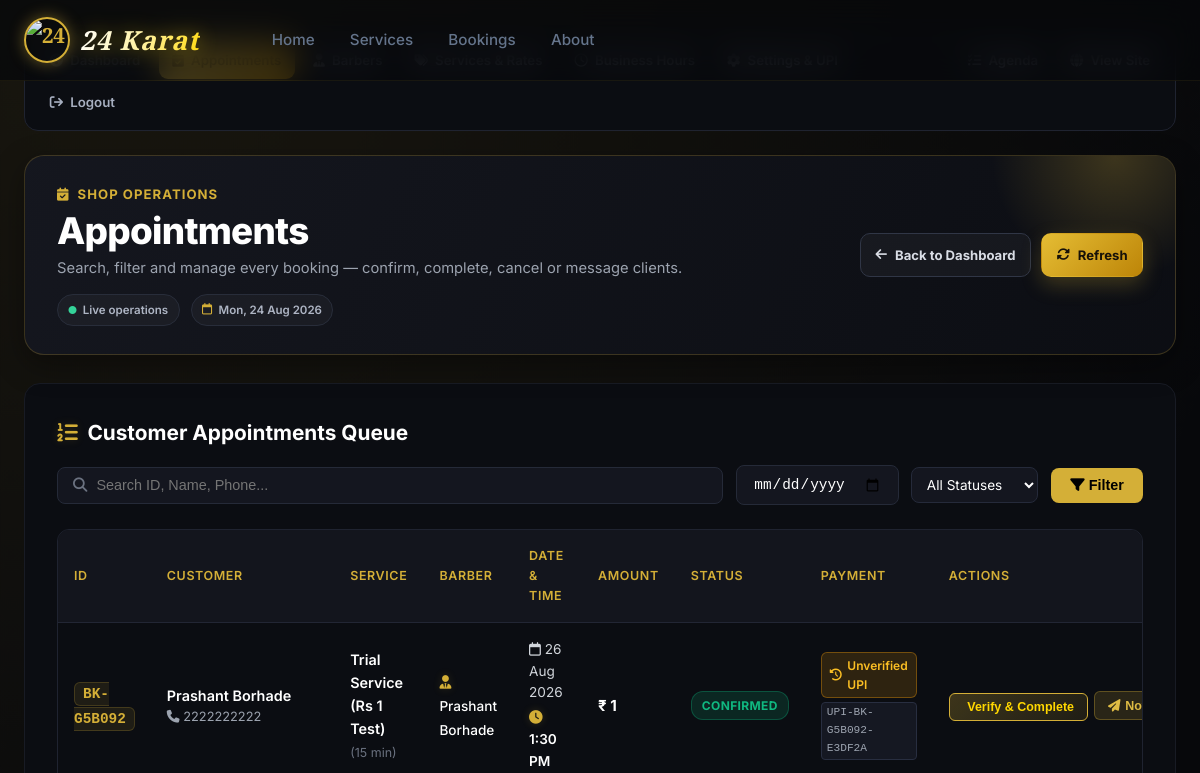
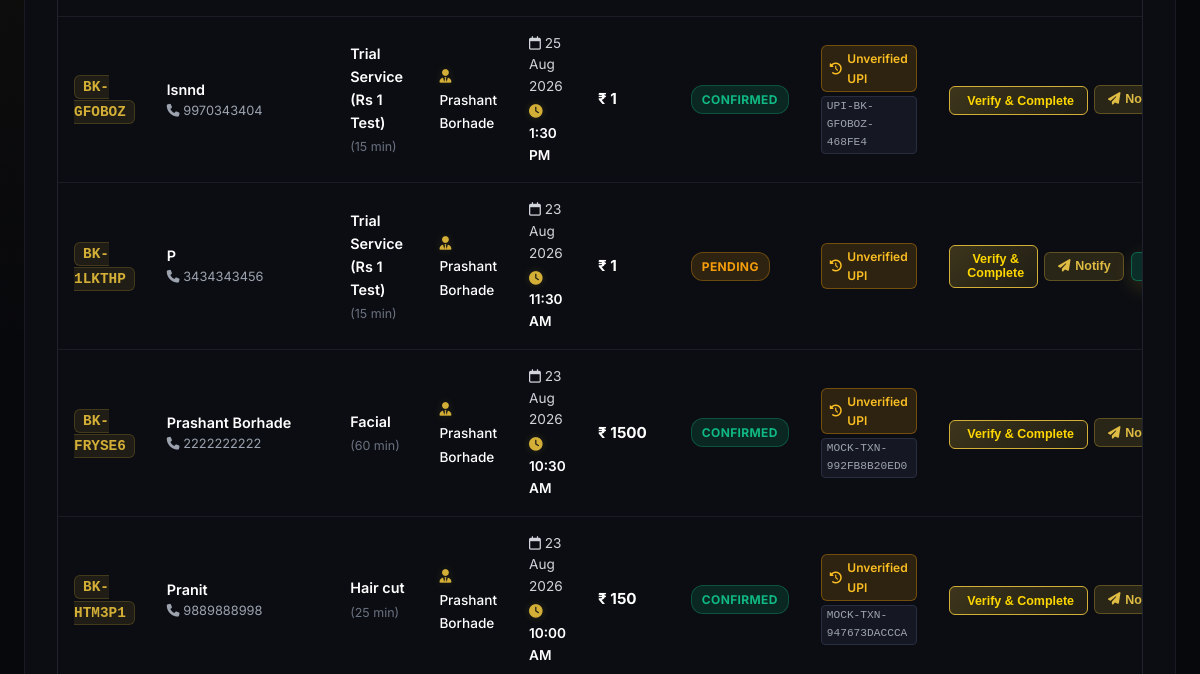
The app's page /dashboard/appointments/ (signed in, upper part), older data (2 pictures, top to bottom).
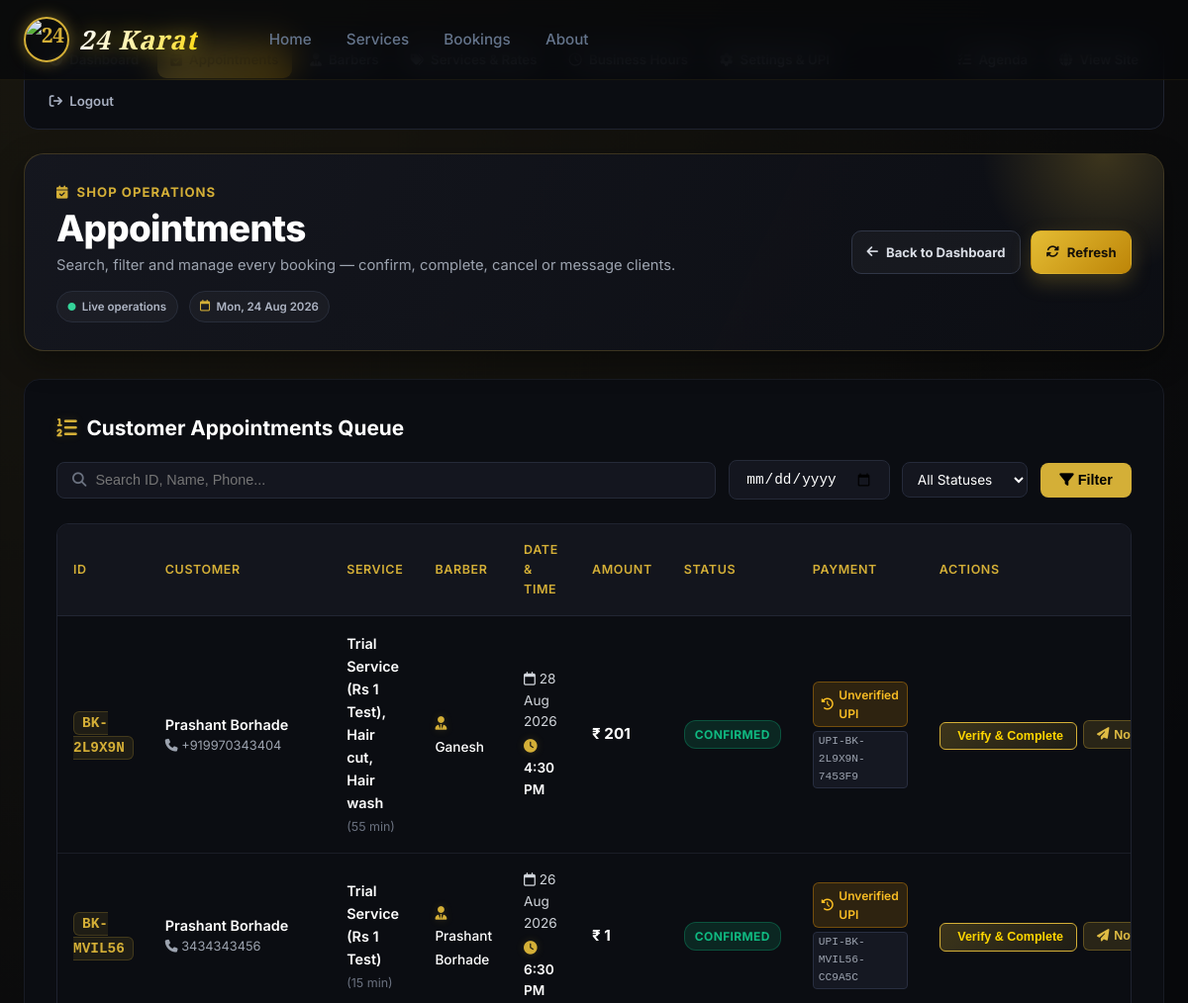
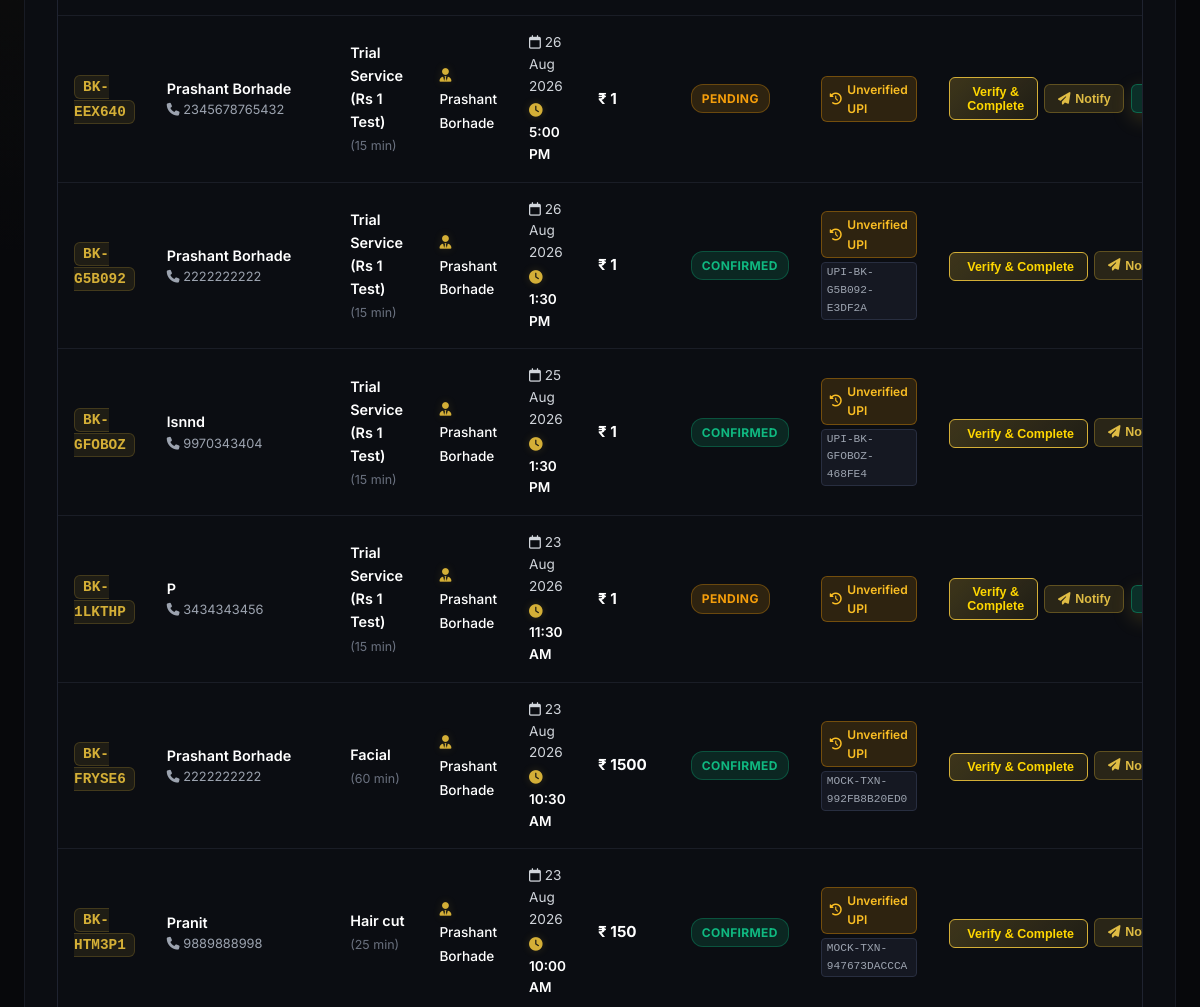
The same page, newer data (2 pictures, top to bottom).
### booking/models.py (models this page shows, shortened)
class Booking(models.Model):
    STATUS_PENDING = 'PENDING'
    STATUS_CONFIRMED = 'CONFIRMED'
    STATUS_COMPLETED = 'COMPLETED'
    STATUS_CANCELLED = 'CANCELLED'
    STATUS_CHOICES = [
        (STATUS_PENDING, 'Pending'),
        (STATUS_CONFIRMED, 'Confirmed'),
        (STATUS_COMPLETED, 'Completed'),
        (STATUS_CANCELLED, 'Cancelled'),
    ]
    booking_id = models.CharField(max_length=20, unique=True, editable=False)
    user = models.ForeignKey(User, on_delete=models.SET_NULL, null=True, blank=True, related_name='bookings')
    service = models.ForeignKey(Service, on_delete=models.PROTECT, related_name='bookings', help_text="Primary service")
    services = models.ManyToManyField(Service, blank=True, related_name='multi_bookings', help_text="All selected services")
    barber = models.ForeignKey(Barber, on_delete=models.SET_NULL, null=True, blank=True, related_name='bookings')
    booking_date = models.DateField()
    booking_time = models.TimeField()
    customer_name = models.CharField(max_length=100)
    customer_phone = models.CharField(max_length=20)
    customer_email = models.EmailField()
    special_request = models.TextField(blank=True)
    amount = models.DecimalField(max_digits=8, decimal_places=2)
    status = models.CharField(max_length=20, choices=STATUS_CHOICES, default=STATUS_PENDING)
    created_at = models.DateTimeField(auto_now_add=True)
    updated_at = models.DateTimeField(auto_now=True)
    class Meta:
        ordering = ['-created_at']
        indexes = [
            models.Index(fields=['booking_date', 'booking_time']),
            models.Index(fields=['user', 'status']),
            models.Index(fields=['booking_id']),
        ]
    @property
    def service_names_display(self):
        if self.pk:
            all_s = list(self.services.all())
            if all_s:
                return ", ".join(s.name for s in all_s)
        return self.service.name if self.service else "Custom Service"
    @property
    def total_duration_minutes(self):
        if self.pk:
            total = sum(s.duration for s in self.services.all())
            if total > 0:
                return total
        return self.service.duration if self.service else 30

class Service(models.Model):
    CATEGORY_CHOICES = [
        ('MALE', 'Male Services'),
        ('FEMALE', 'Female Services'),
    ]
    name = models.CharField(max_length=100)
    category = models.CharField(max_length=20, choices=CATEGORY_CHOICES, default='MALE')
    description = models.TextField()
    price = models.DecimalField(max_digits=8, decimal_places=2)
    duration = models.PositiveIntegerField(help_text="Duration in minutes")
    image = models.ImageField(upload_to='services/', null=True, blank=True)
    icon = models.CharField(
        max_length=50,
        default='scissors',
        help_text="Font Awesome icon name (e.g. scissors, star, spa)"
    )
    is_active = models.BooleanField(default=True)
    sort_order = models.PositiveIntegerField(default=0)
    created_at = models.DateTimeField(auto_now_add=True)
    class Meta:
        ordering = ['sort_order', 'price']
        verbose_name = 'Service'
        verbose_name_plural = 'Services'

class Barber(models.Model):
    name = models.CharField(max_length=100)
    title = models.CharField(max_length=100, default='Master Barber')
    bio = models.TextField(blank=True, default='Expert in precision cuts, fades, and traditional hot towel grooming.')
    photo = models.ImageField(upload_to='barbers/', null=True, blank=True)
    avatar_icon = models.CharField(
        max_length=50,
        default='user-tie',
        help_text="Font Awesome icon name (e.g. user-tie, user-ninja, user-doctor, crown)"
    )
    specialties = models.CharField(max_length=200, default='Skin Fade, Beard Styling, Hair Design')
    rating = models.DecimalField(max_digits=3, decimal_places=1, default=4.9)
    experience_years = models.PositiveIntegerField(default=5)
    is_active = models.BooleanField(default=True)
    user = models.OneToOneField(
        User, on_delete=models.SET_NULL, null=True, blank=True,
        related_name='barber_profile',
        help_text="Optional shop account that signs this barber into their personal dashboard."
    )
    created_at = models.DateTimeField(auto_now_add=True)
    class Meta:
        ordering = ['name']
        verbose_name = 'Barber'
        verbose_name_plural = 'Barbers'

class Payment(models.Model):
    STATUS_PENDING = 'PENDING'
    STATUS_PAID = 'PAID'
    STATUS_FAILED = 'FAILED'
    STATUS_REFUNDED = 'REFUNDED'
    STATUS_CHOICES = [
        (STATUS_PENDING, 'Pending'),
        (STATUS_PAID, 'Paid'),
        (STATUS_FAILED, 'Failed'),
        (STATUS_REFUNDED, 'Refunded'),
    ]
    booking = models.OneToOneField(Booking, on_delete=models.CASCADE, related_name='payment')
    amount = models.DecimalField(max_digits=8, decimal_places=2)
    transaction_id = models.CharField(max_length=100, unique=True, null=True, blank=True)
    payment_method = models.CharField(max_length=50, default='UPI')
    status = models.CharField(max_length=20, choices=STATUS_CHOICES, default=STATUS_PENDING)
    is_verified_by_barber = models.BooleanField(default=False)
    verified_at = models.DateTimeField(null=True, blank=True)
    verified_by = models.ForeignKey(User, on_delete=models.SET_NULL, null=True, blank=True, related_name='verified_payments')
    created_at = models.DateTimeField(auto_now_add=True)
    updated_at = models.DateTimeField(auto_now=True)
    class Meta:
        verbose_name = 'Payment'
        verbose_name_plural = 'Payments'

### booking/views.py (the view, shortened to what this page needs)
# urls.py: path('dashboard/appointments/', views.admin_appointments, name='admin_appointments'),
@barber_staff_required
def admin_appointments(request):
    today = timezone.localdate()
    status_filter = request.GET.get('status', 'ALL')
    search_q = request.GET.get('q', '').strip()
    date_filter = request.GET.get('date', '').strip()
    qs = Booking.objects.select_related('service', 'barber', 'payment').order_by('-booking_date', '-booking_time')
    if status_filter == 'TODAY':
        qs = qs.filter(booking_date=today)
    elif status_filter in [Booking.STATUS_PENDING, Booking.STATUS_CONFIRMED, Booking.STATUS_COMPLETED, Booking.STATUS_CANCELLED]:
        qs = qs.filter(status=status_filter)
    if date_filter:
        try:
            parsed_d = date.fromisoformat(date_filter)
            qs = qs.filter(booking_date=parsed_d)
        except ValueError:
            pass
    context = {
        'active_nav': 'appointments',
        'bookings': qs[:100],
        'status_filter': status_filter,
        'search_q': search_q,
        'date_filter': date_filter,
        'today': today,
    }
    return render(request, 'admin_appointments.html', context)

### booking/views.py (called while the page is built)
def barber_staff_required(view_func):
    @wraps(view_func)
    def _wrapped(request, *args, **kwargs):
        if not request.user.is_authenticated:
            return redirect_to_login(request.get_full_path())
        if not request.user.is_staff:
            raise PermissionDenied
        return view_func(request, *args, **kwargs)
    return _wrapped

### templates/admin_appointments.html (shortened to what the changed rows need)
{% extends 'base.html' %}
{% load static %}
{% block body_class %}barber-dashboard-page{% endblock %}
{% block content %}
<div class="admin-dashboard-wrapper">
  <div class="container">
    <div class="dashboard-header" data-animate="fade-up">
      <div>
        <h1 class="dashboard-title">Appointments</h1>
      </div>
    </div>
    <div class="dashboard-section" data-animate="fade-up" data-delay="200">
      <div class="appointments-header">
        <div class="section-title-wrap" style="margin-bottom: 0;">
          <h2><i class="fa-solid fa-list-ol text-gold"></i> Customer Appointments Queue</h2>
        </div>
      </div>
      <div class="table-responsive">
        <table class="admin-table">
          <thead>
            <tr>
              <th>ID</th>
              <th>Customer</th>
              <th>Service</th>
              <th>Barber</th>
              <th>Date & Time</th>
              <th>Amount</th>
              <th>Status</th>
              <th>Payment</th>
              <th>Actions</th>
            </tr>
          </thead>
          <tbody>
            {% for booking in bookings %}
            <tr>
              <td><span class="booking-id-tag">{{ booking.booking_id }}</span></td>
              <td>
                <div class="customer-info-box">
                  <span class="cust-name">{{ booking.customer_name }}</span>
                  <span class="cust-phone"><i class="fa-solid fa-phone"></i> {{ booking.customer_phone }}</span>
                </div>
              </td>
              <td>
                <span class="service-name-tag">{{ booking.service_names_display }}</span>
                <span class="service-dur">({{ booking.total_duration_minutes }} min)</span>
              </td>
              <td>
                {% if booking.barber %}
                  <span class="barber-assigned-tag"><i class="fa-solid fa-user-tie text-gold"></i> {{ booking.barber.name }}</span>
                {% else %}
                  <span class="barber-any-tag">Any Available</span>
                {% endif %}
              </td>
              <td>
                <div class="date-time-box">
                  <span class="b-date"><i class="fa-regular fa-calendar"></i> {{ booking.booking_date|date:"d M Y" }}</span>
                  <span class="b-time"><i class="fa-regular fa-clock text-gold"></i> {{ booking.booking_time|time:"g:i A" }}</span>
                </div>
              </td>
              <td><span class="amount-tag">₹ {{ booking.amount|floatformat:0 }}</span></td>
              <td><span class="status-badge status-{{ booking.status|lower }}">{{ booking.get_status_display }}</span></td>
              <td>
                {% if booking.payment.is_verified_by_barber %}
                  <span class="payment-badge pay-verified"><i class="fa-solid fa-circle-check"></i> Verified in Salon</span>
                {% elif booking.payment %}
                  <div class="pay-unverified-box">
                    <span class="payment-badge pay-unverified"><i class="fa-solid fa-clock-rotate-left"></i> Unverified UPI</span>
                    {% if booking.payment.transaction_id %}
                    <span class="utr-mini-tag">{{ booking.payment.transaction_id }}</span>
                    {% endif %}
                  </div>
                {% else %}
                  <span class="payment-badge">—</span>
                {% endif %}
              </td>
              <td>
                <div class="action-buttons">
                  {% if not booking.payment.is_verified_by_barber and booking.status != 'CANCELLED' %}
                    <form action="{% url 'barber_verify_payment' booking.booking_id %}" method="POST" style="display:inline;">
                      <button type="submit" class="btn-action btn-verify-pay" title="Verify Salon UPI Payment and Mark Complete"> Verify &amp; Complete</button>
                    </form>
                  {% endif %}
                  <button type="button" class="btn-action btn-notify" title="Send Message or WhatsApp Notification" onclick="openNotifyModal('{{ booking.booking_id }}', '{{ booking.customer_name|escapejs }}', '{{ booking.customer_phone|escapejs }}', '{{ booking.service.name|escapejs }}', '{{ booking.booking_date|date:"d M Y" }}', '{{ booking.booking_time|time:"g:i A" }}')">
                    <i class="fa-solid fa-paper-plane"></i> Notify
                  </button>
                  {% if booking.status != 'CONFIRMED' and booking.status != 'COMPLETED' and booking.status != 'CANCELLED' %}
                    <form action="{% url 'admin_update_status' booking.booking_id %}" method="POST" style="display:inline;">
                      <button type="submit" class="btn-action btn-confirm" title="Confirm Appointment"> Confirm</button>
                    </form>
                  {% endif %}
                </div>
              </td>
            </tr>
            {% endfor %}
          </tbody>
        </table>
      </div>
    </div>
  </div>
</div>
{% endblock %}

Row changes from the older to the newer data that the page shows:
added Booking: booking_id "BK-2L9X9N", customer_name "Prashant Borhade", customer_phone "+919970343404", service_names_display "Trial Service (Rs 1 Test), Hair cut, Hair wash", total_duration_minutes "55", barber.name "Ganesh", booking_date "28 Aug 2026", booking_time "4:30 PM", amount "201", status "CONFIRMED", payment.transaction_id "UPI-BK-2L9X9N-7453F9", shows "Verify & Complete"
added Booking: booking_id "BK-MVIL56", customer_name "Prashant Borhade", customer_phone "3434343456", service_names_display "Trial Service (Rs 1 Test)", total_duration_minutes "15", barber.name "Prashant Borhade", booking_date "26 Aug 2026", booking_time "6:30 PM", amount "1", status "CONFIRMED", payment.transaction_id "UPI-BK-MVIL56-CC9A5C", shows "Verify & Complete"
added Booking: booking_id "BK-EEX640", customer_name "Prashant Borhade", customer_phone "2345678765432", service_names_display "Trial Service (Rs 1 Test)", total_duration_minutes "15", barber.name "Prashant Borhade", booking_date "26 Aug 2026", booking_time "5:00 PM", amount "1", status "PENDING", shows "Unverified UPI", shows "Verify & Complete"
